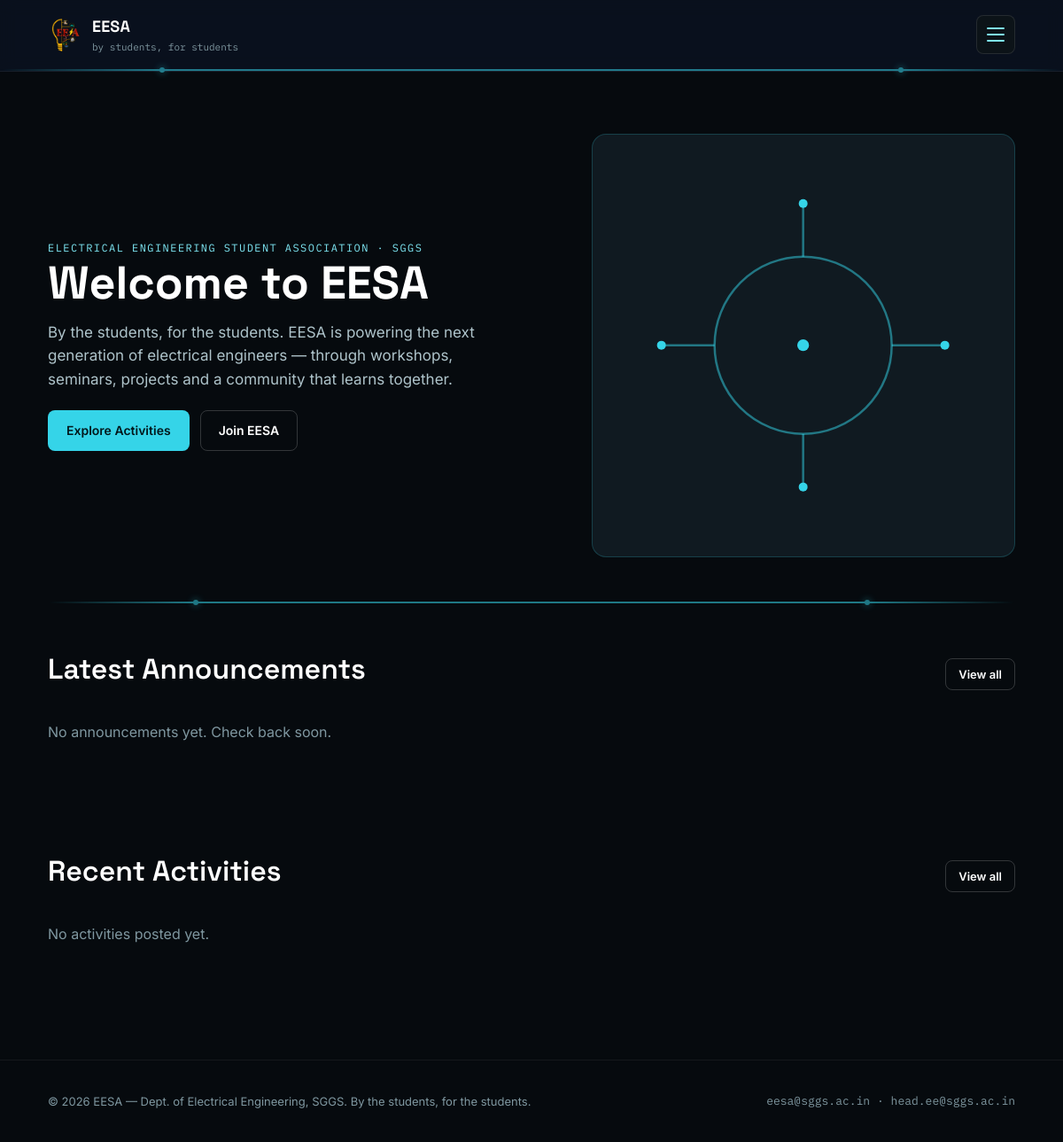
The page / on the database its author committed.
### tables this page shows
CREATE TABLE site_settings (
  setting_key VARCHAR(64) PRIMARY KEY,
  setting_value MEDIUMTEXT
);

### includes/functions.php (called while the page is built, shortened)
<?php
function h($s) {
    return htmlspecialchars((string)($s ?? ''), ENT_QUOTES, 'UTF-8');
}
function get_setting(PDO $pdo, $key, $default = '') {
    try {
        $stmt = $pdo->prepare('SELECT setting_value FROM site_settings WHERE setting_key = ? LIMIT 1');
        $stmt->execute([$key]);
        $val = $stmt->fetchColumn();
        return ($val !== false && $val !== null && $val !== '') ? $val : $default;
    } catch (Exception $e) {
        return $default;
    }
}

### index.php (the view, shortened to what this page needs)
<?php
require_once __DIR__ . '/config.php';
$announcements = $pdo->query(
    'SELECT * FROM announcements ORDER BY COALESCE(event_datetime, created_at) DESC LIMIT 3'
)->fetchAll();
$activities = $pdo->query(
    'SELECT a.*, c.label AS cat_label FROM activities a
     JOIN activity_categories c ON c.id = a.category_id
     WHERE a.status = \'published\' ORDER BY a.event_date DESC LIMIT 3'
)->fetchAll();
$heroEyebrow = get_setting($pdo, 'hero_eyebrow', 'Electrical Engineering Student Association · SGGS');
$heroTitle   = get_setting($pdo, 'hero_title', 'Welcome to EESA');
$heroLead    = get_setting($pdo, 'hero_lead', 'By the students, for the students. EESA is powering the next generation of electrical engineers — through workshops, seminars, projects and a community that learns together.');
require __DIR__ . '/includes/header.php';
?>
<section class="hero">
  <div class="container hero-grid">
    <div>
      <div class="eyebrow"><?= h($heroEyebrow) ?></div>
      <h1><?= h($heroTitle) ?></h1>
      <p class="lead"><?= h($heroLead) ?></p>
      <div style="display:flex;gap:12px;flex-wrap:wrap;margin-top:22px">
        <a href="<?= BASE_URL ?>/pages/activities.php" class="btn btn-primary">Explore Activities</a>
        <a href="<?= BASE_URL ?>/pages/join.php" class="btn btn-outline">Join EESA</a>
      </div>
    </div>
    <div class="hero-visual">
    </div>
  </div>
</section>
<div class="container"><div class="trace"></div></div>
<section class="section">
  <div class="container">
    <div class="section-head">
      <h2>Latest Announcements</h2>
      <a href="<?= BASE_URL ?>/pages/announcements.php" class="btn btn-outline btn-sm">View all</a>
    </div>
    <div class="grid grid-3">
      <?php if (!$announcements): ?>
        <p class="muted">No announcements yet. Check back soon.</p>
      <?php endif; ?>
    </div>
  </div>
</section>
<section class="section">
  <div class="container">
    <div class="section-head">
      <h2>Recent Activities</h2>
      <a href="<?= BASE_URL ?>/pages/activities.php" class="btn btn-outline btn-sm">View all</a>
    </div>
    <div class="grid grid-3">
      <?php if (!$activities): ?>
        <p class="muted">No activities posted yet.</p>
      <?php endif; ?>
    </div>
  </div>
</section>
<?php require __DIR__ . '/includes/footer.php'; ?>

### includes/footer.php (shortened to what this page needs)
</main>
<footer class="site">
  <div class="container footer-row">
    <div>&copy; <?= date('Y') ?> <?= h(get_setting($pdo, 'footer_tagline', 'EESA — Dept. of Electrical Engineering, SGGS. By the students, for the students.')) ?></div>
    <div class="mono"><?= h(CONTACT_EMAIL_EESA) ?> · <?= h(CONTACT_EMAIL_HOD) ?></div>
  </div>
</footer>
</body>
</html>

### assets/css/style.css (style rules this page uses)
:root { --navy: #060a0e; --navy-2: #0c1318; --navy-3: #101a21; --paper: #eef6f7; --ink: #060a0e; --slate: #7f97a0; --slate-lt: #aec3ca; --copper: #35d4e8; --copper-lt: #7fe8f5; --spark: #f5c518; --spark-lt: #ffe066; --line: rgba(53,212,232,0.20); --ok: #45d18f; --warn: #f5c518; --danger: #ff5d5d; --font-display: 'Space Grotesk', system-ui, sans-serif; --font-body: 'Inter', system-ui, sans-serif; --font-mono: 'IBM Plex Mono', monospace; --radius: 10px; --maxw: 1140px; }
* { box-sizing:border-box; }
html { scroll-behavior:smooth; }
body { margin:0; background:var(--navy); color:var(--paper); font-family:var(--font-body); line-height:1.55; -webkit-font-smoothing:antialiased; }
a { color:inherit; text-decoration:none; }
.container { max-width:var(--maxw); margin:0 auto; padding:0 24px; }
.eyebrow { font-family:var(--font-mono); font-size:12px; letter-spacing:0.12em; text-transform:uppercase; color:var(--copper-lt); }
h1,h2,h3,h4 { font-family:var(--font-display); margin:0 0 12px; color:#fff; line-height:1.15; }
h1 { font-size:clamp(32px,5vw,52px); font-weight:700; }
h2 { font-size:clamp(24px,3vw,32px); font-weight:600; }
p { color:var(--slate-lt); margin:0 0 14px; }
.muted { color:var(--slate); }
.mono { font-family:var(--font-mono); }
.trace { position:relative; height:2px; width:100%; background:linear-gradient(90deg, transparent, var(--copper) 15%, var(--copper) 85%, transparent); opacity:0.55; margin:0; }
.trace::before, .trace::after { content:''; position:absolute; top:50%; width:6px; height:6px; border-radius:50%; background:var(--copper); transform:translateY(-50%); box-shadow:0 0 8px var(--copper); }
.trace::before { left:15%; }
.trace::after { right:15%; }
.btn { display:inline-flex; align-items:center; gap:8px; font-family:var(--font-body); font-weight:600; font-size:14px; padding:11px 20px; border-radius:8px; border:1px solid transparent; cursor:pointer; transition:transform .15s ease, background .15s ease; }
.btn-primary { background:var(--copper); color:#03191d; }
.btn-outline { background:transparent; border-color:rgba(255,255,255,0.18); color:#fff; }
.btn-sm { padding:7px 14px; font-size:13px; }
.hero { padding:70px 0 50px; }
.hero-grid { display:grid; grid-template-columns:1.2fr 1fr; gap:40px; align-items:center; }
.hero p.lead { font-size:17px; max-width:520px; }
.hero-visual { aspect-ratio:1/1; border-radius:16px; background:var(--navy-3); border:1px solid var(--line); position:relative; overflow:hidden; display:flex; align-items:center; justify-content:center; }
.section { padding:56px 0; }
.section-head { display:flex; align-items:baseline; justify-content:space-between; gap:16px; margin-bottom:28px; flex-wrap:wrap; }
.grid { display:grid; gap:20px; }
.grid-3 { grid-template-columns:repeat(3,1fr); }
footer.site { border-top:1px solid rgba(255,255,255,0.06); padding:36px 0; margin-top:60px; }
.footer-row { display:flex; justify-content:space-between; flex-wrap:wrap; gap:14px; font-size:13px; color:var(--slate); }

### rows shown on the page
site_settings: setting_value "ELECTRICAL ENGINEERING STUDENT ASSOCIATION · SGGS"
site_settings: setting_value "Welcome to EESA"
site_settings: setting_value "By the students, for the students. EESA is powering the next generation of electrical engineers — through workshops, seminars, projects and a community that learns together."
site_settings: setting_value "EESA — Dept. of Electrical Engineering, SGGS. By the students, for the students."

### other values the page prints
CONTACT_EMAIL_EESA "eesa@sggs.ac.in"
CONTACT_EMAIL_HOD "head.ee@sggs.ac.in"
